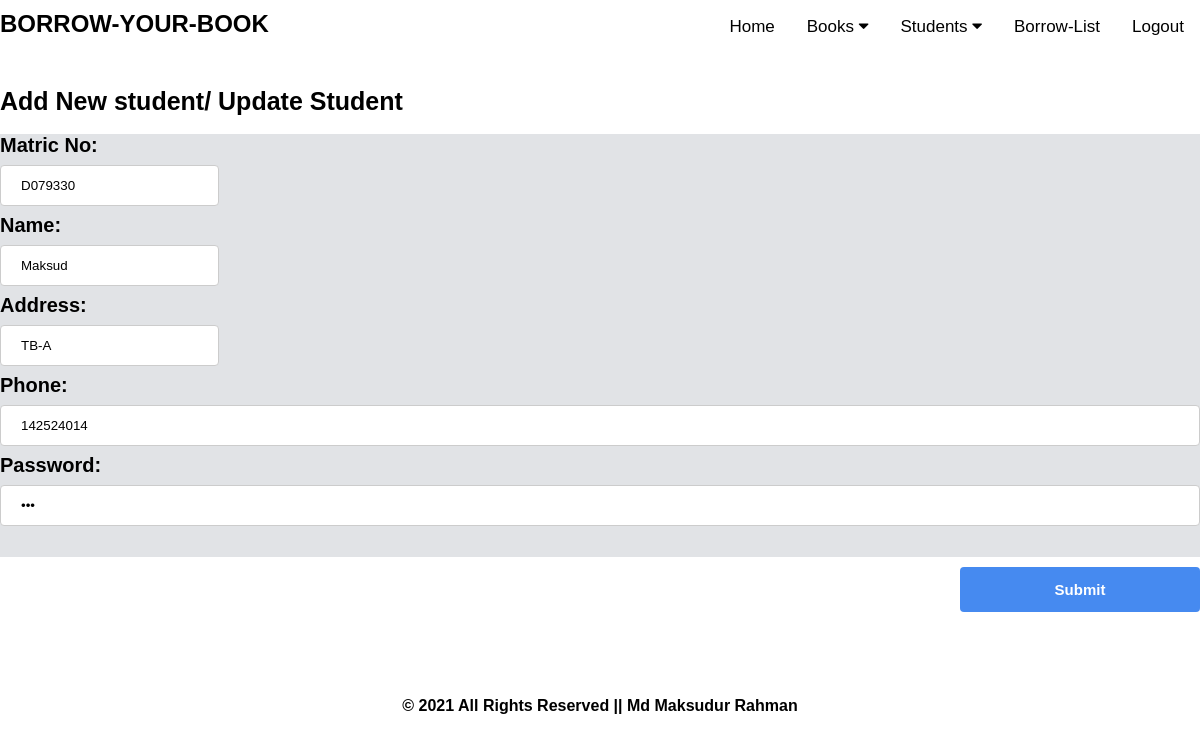
The app's page /edit/D079330 with its own data.
### tables this page shows
CREATE TABLE "students" (
	"matricno"	TEXT(10) NOT NULL,
	"name"	TEXT(50) NOT NULL,
	"address"	TEXT(50) NOT NULL,
	"phone"	INTEGER NOT NULL,
	"pass"	INTEGER NOT NULL,
	PRIMARY KEY("matricno")
);

### controller.py (the view)
@app.route('/edit/<matricno>')
def edits(matricno):
    row=find_student(matricno)
    status='1'
    return render_template('add_new_students.html',row=row,status=status)

### model.py (called while the page is built)
def find_student(matricno):
  with sql.connect(connect_db) as db:
    qry = 'select * from students where matricno=?'
    result=db.execute(qry,(matricno,)).fetchone()
    return(result)

### templates/add_new_students.html (shortened to what this page needs)
{% extends "base.html" %}
{% block content %}
<h3 style="font-size: 25px; margin-top: 3%">Add New student/ Update Student</h3><br>
 {% set stat=status %}
  <form action='/update' method='post' style="background-color: #e1e3e6">
    <label style="font-size: 20px"><strong>Matric No:</strong></label><br>
    {% if stat=="1": %}
    <input type="text" name="matricno" value="{{row[0]}}" readonly><br>
    {% else: %}
    <input type="text" name="matricno" placeholder="Enter matric no" value="{{row[0]}}"><br>
    {% endif %}
    <label style="font-size: 20px;"><strong>Name:</strong> <br>
    <input type="text" name="name" placeholder="Enter name" value="{{row[1]}}"><br>
    <label style="font-size: 20px;"><strong>Address: </strong><br>
    <input type="text" name="address" placeholder="Enter address" value="{{row[2]}}"><br>
    <label style="font-size: 20px;"><strong>Phone: </strong><br>
    <input type="number" name="phone" placeholder="Enter phone number" value="{{row[3]}}" ><br>
    <label style="font-size: 20px;"><strong>Password: </strong><br>
    <input type="password" placeholder="Enter password" name="password"
	  style="
	  width: 100%;
	  padding: 12px 20px;
	  display: inline-block;
	  border: 1px solid #ccc;
	  border-radius: 4px;
	  box-sizing: border-box;" value="{{row[4]}}" ><br>
    <br>
   <button type="submit"
   style="width: 20%;
	  background-color: #468af0;
	  color: white;
	  padding: 14px 20px;
	  float: right;
	  border: none;
	  border-radius: 4px;
	  cursor: pointer;
	  font-size:15px">
	  <strong>Submit</strong></button>
</form>
{% endblock %}

### static/css/style.css (style rules this page uses)
* { margin: 0; padding: 0; font-family: sans-serif; }
body { margin:0;font-family:Arial }

### static/css/formstyle.css (style rules this page uses)
input[type=text], select { width: 50%%; padding: 12px 20px; margin: 8px 0; display: inline-block; border: 1px solid #ccc; border-radius: 4px; box-sizing: border-box; }
input[type=number], select { width: 100%; padding: 12px 20px; margin: 8px 0; display: inline-block; border: 1px solid #ccc; border-radius: 4px; box-sizing: border-box; }
input[type=password] { width: 100%; padding: 12px 20px; margin: 8px 0; display: inline-block; border: 1px solid #ccc; border-radius: 4px; box-sizing: border-box; }

### records on screen
students: matricno "D079330", name "Maksud", address "TB-A", phone "142524014"
